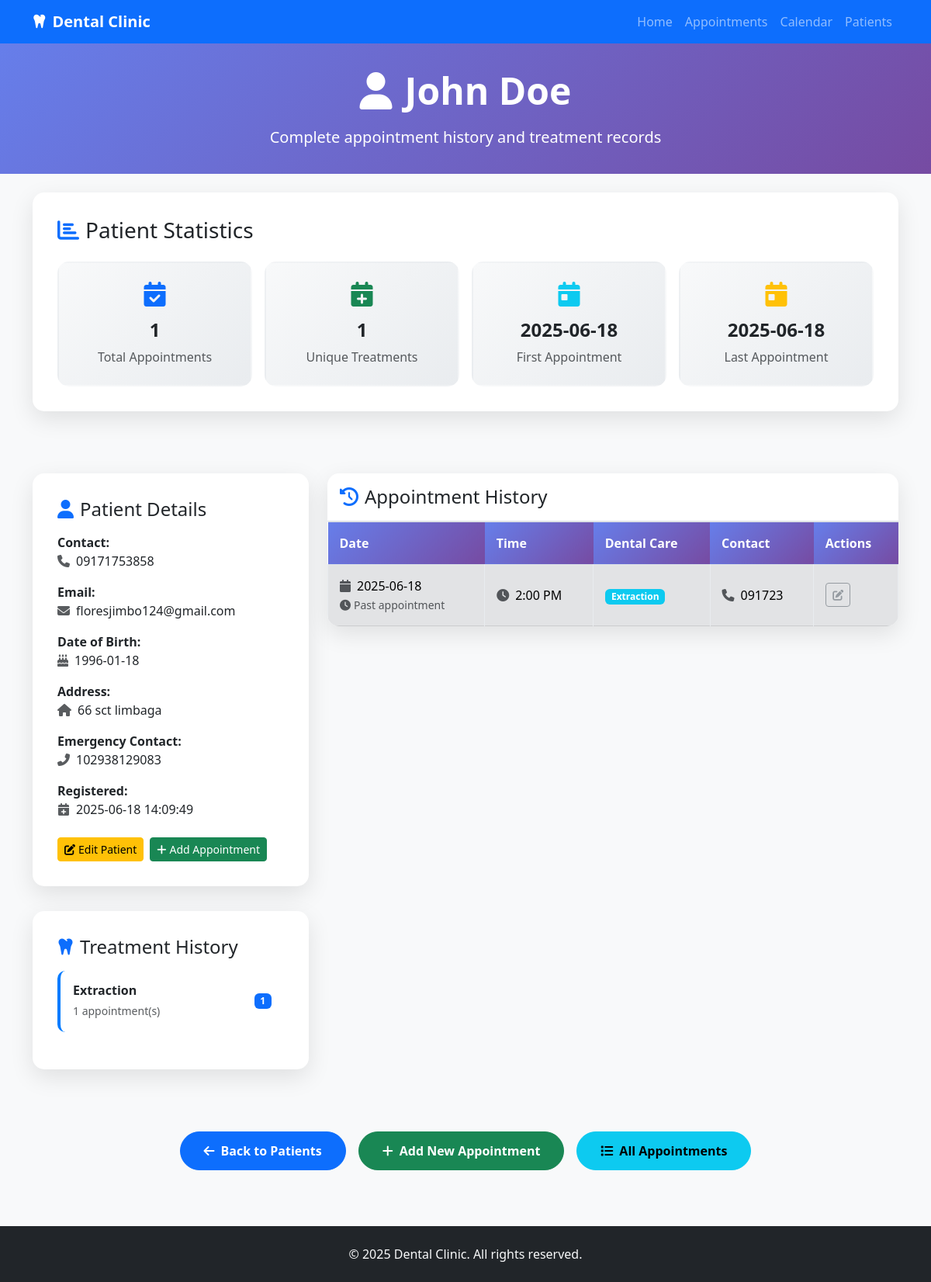
Page /patient/John Doe on the earlier database version.
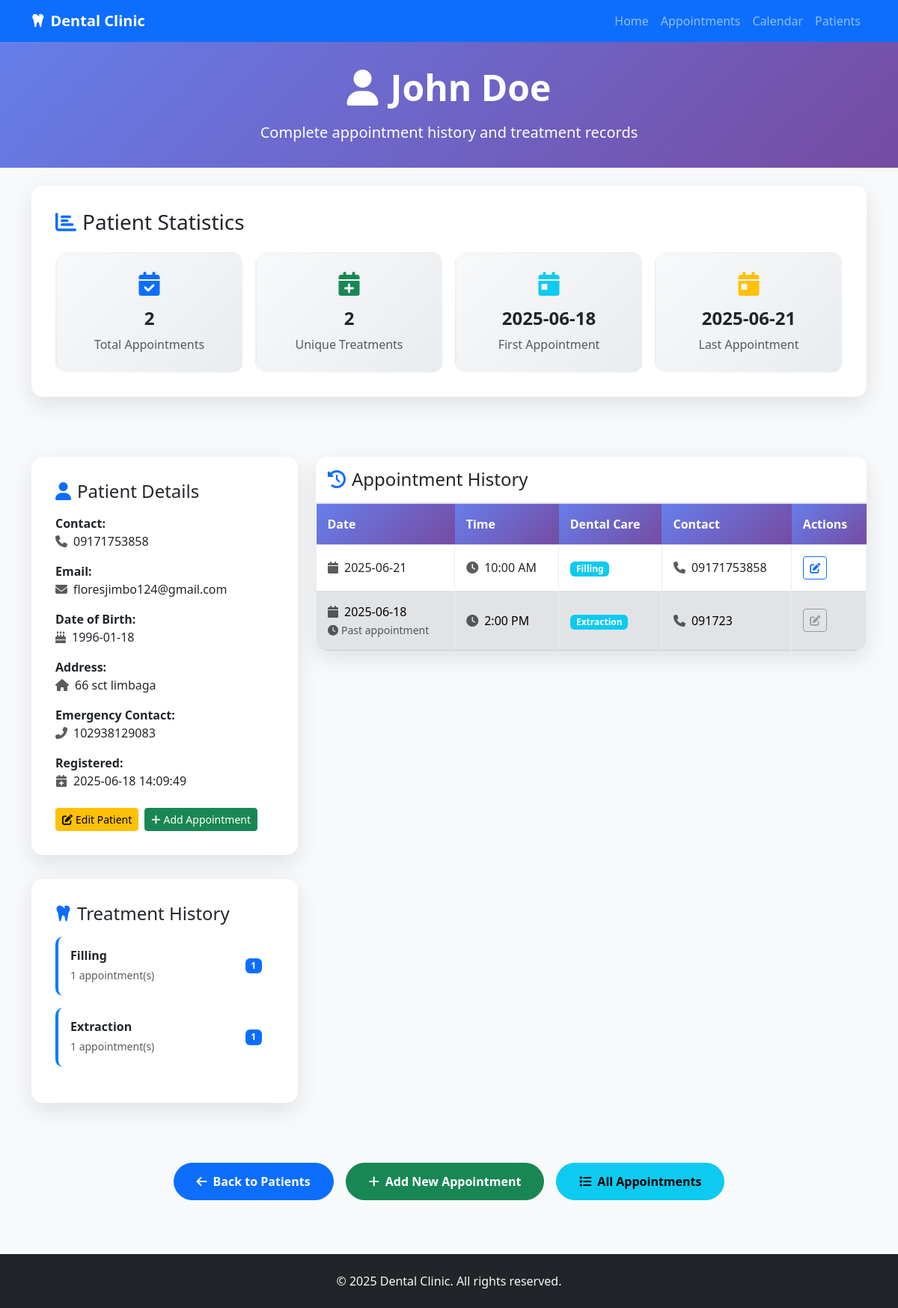
Same page on the later database version.
### tables this page shows
CREATE TABLE "Appointments" (
                    ID INTEGER PRIMARY KEY AUTOINCREMENT,
                    PatientName TEXT NOT NULL,
                    Contact TEXT NOT NULL,
                    Date TEXT NOT NULL,
                    Time TEXT NOT NULL,
                    DentalCare TEXT NOT NULL
                );

### app.py (the view)
@app.route('/patient/<patient_name>')
def patient_history(patient_name):
    conn = sqlite3.connect(DB_FILE)
    cursor = conn.cursor()
    cursor.execute("SELECT * FROM Patients WHERE Name = ?", (patient_name,))
    patient = cursor.fetchone()
    if not patient:
        conn.close()
        return redirect('/patients')
    cursor.execute("""
        SELECT * FROM Appointments
        WHERE PatientName = ?
        ORDER BY Date DESC, Time DESC
    """, (patient_name,))
    appointments = cursor.fetchall()
    if appointments:
        cursor.execute("""
            SELECT COUNT(*) as total_appointments,
                   MIN(Date) as first_appointment,
                   MAX(Date) as last_appointment,
                   COUNT(DISTINCT DentalCare) as unique_treatments
            FROM Appointments
            WHERE PatientName = ?
        """, (patient_name,))
        stats = cursor.fetchone()
        cursor.execute("""
            SELECT DentalCare, COUNT(*) as treatment_count
            FROM Appointments
            WHERE PatientName = ?
            GROUP BY DentalCare
            ORDER BY treatment_count DESC
        """, (patient_name,))
        treatments = cursor.fetchall()
    else:
        stats = (0, None, None, 0)
        treatments = []
    conn.close()
    current_datetime = datetime.now().strftime('%Y-%m-%d %H:%M')
    return render_template('patient_history.html',
                         patient=patient,
                         patient_name=patient_name,
                         appointments=appointments,
                         stats=stats,
                         treatments=treatments,
                         current_datetime=current_datetime)

### app.py (called while the page is built)
@app.template_filter('ampm')
def ampm_filter(value):
    try:
        t = datetime.strptime(value, "%H:%M")
        return t.strftime("%I:%M %p").lstrip('0')
    except Exception:
        return value  # fallback if parsing fails

### templates/patient_history.html (shortened to what the changed rows need)
<!DOCTYPE html>
<html lang="en">
<head>
    <link href="https://cdn.jsdelivr.net/npm/bootstrap@5.3.0/dist/css/bootstrap.min.css" rel="stylesheet">
    <link href="https://cdnjs.cloudflare.com/ajax/libs/font-awesome/6.4.0/css/all.min.css" rel="stylesheet">
</head>
<body class="bg-light">
    <section class="page-header">
        <div class="container text-center">
            <h1 class="display-5 fw-bold mb-3">
                <i class="fas fa-user me-3"></i>{{ patient_name }}
            </h1>
        </div>
    </section>
    <section class="py-4">
        <div class="container">
            <div class="stats-container">
                <div class="row g-3">
                    <div class="col-md-3">
                        <div class="stats-card">
                            <i class="fas fa-calendar-check fa-2x text-primary mb-3"></i>
                            <h4 class="fw-bold">{{ stats[0] }}</h4>
                            <p class="text-muted mb-0">Total Appointments</p>
                        </div>
                    </div>
                    <div class="col-md-3">
                        <div class="stats-card">
                            <i class="fas fa-calendar-plus fa-2x text-success mb-3"></i>
                            <h4 class="fw-bold">{{ stats[3] }}</h4>
                            <p class="text-muted mb-0">Unique Treatments</p>
                        </div>
                    </div>
                    <div class="col-md-3">
                        <div class="stats-card">
                            <i class="fas fa-calendar-day fa-2x text-warning mb-3"></i>
                            <h4 class="fw-bold">{{ stats[2] or 'N/A' }}</h4>
                            <p class="text-muted mb-0">Last Appointment</p>
                        </div>
                    </div>
                </div>
            </div>
        </div>
    </section>
    <section class="py-4">
        <div class="container">
            <div class="row">
                <div class="col-lg-4">
                    <div class="stats-container mt-4">
                        {% if treatments %}
                            {% for treatment in treatments %}
                            <div class="treatment-card">
                                <div class="d-flex justify-content-between align-items-center">
                                    <div>
                                        <h6 class="mb-1 fw-bold">{{ treatment[0] }}</h6>
                                        <small class="text-muted">{{ treatment[1] }} appointment(s)</small>
                                    </div>
                                    <span class="badge bg-primary">{{ treatment[1] }}</span>
                                </div>
                            </div>
                            {% endfor %}
                        {% else %}
                            <div class="text-center text-muted">
                                <i class="fas fa-info-circle fa-2x mb-3"></i>
                                <p>No treatment history available</p>
                            </div>
                        {% endif %}
                    </div>
                </div>
                <div class="col-lg-8">
                    <div class="history-container">
                        {% if appointments %}
                        <div class="table-responsive">
                            <table class="table table-hover table-bordered align-middle mb-0">
                                <thead>
                                    <tr>
                                        <th>Date</th>
                                        <th>Time</th>
                                        <th>Dental Care</th>
                                        <th>Contact</th>
                                        <th>Actions</th>
                                    </tr>
                                </thead>
                                <tbody>
                                    {% for appointment in appointments %}
                                    {% set appointment_datetime = appointment[3] + ' ' + appointment[4] %}
                                    {% set is_past_appointment = appointment_datetime < current_datetime %}
                                    <tr class="{% if is_past_appointment %}table-secondary{% endif %}">
                                        <td>
                                            <i class="fas fa-calendar me-2 text-muted"></i>{{ appointment[3] }}
                                            {% if is_past_appointment %}
                                            <br><small class="text-muted"><i class="fas fa-clock me-1"></i>Past appointment</small>
                                            {% endif %}
                                        </td>
                                        <td>
                                            <i class="fas fa-clock me-2 text-muted"></i>{{ appointment[4]|ampm }}
                                        </td>
                                        <td>
                                            <span class="badge bg-info">{{ appointment[5] }}</span>
                                        </td>
                                        <td>
                                            <i class="fas fa-phone me-2 text-muted"></i>{{ appointment[2] }}
                                        </td>
                                        <td>
                                            <div class="btn-group btn-group-sm" role="group">
                                                {% if is_past_appointment %}
                                                <button class="btn btn-outline-secondary" disabled title="Cannot edit past appointments">
                                                    <i class="fas fa-edit"></i>
                                                </button>
                                                {% else %}
                                                <a href="/edit/{{ appointment[0] }}" class="btn btn-outline-primary" title="Edit">
                                                    <i class="fas fa-edit"></i>
                                                </a>
                                                {% endif %}
                                            </div>
                                        </td>
                                    </tr>
                                    {% endfor %}
                                </tbody>
                            </table>
                        </div>
                        {% endif %}
                    </div>
                </div>
            </div>
        </div>
    </section>
</body>
</html>

Differences in the rows shown:
added Appointments: Date "2025-06-21", Time "10:00 AM", DentalCare "Filling", Contact "09171753858"
Other differences:
{{ stats[0] }}: "1" → "2"
{{ stats[3] }}: "1" → "2"
{{ stats[2] or 'N/A' }}: "2025-06-18" → "2025-06-21"
new list line: "Filling 1 appointment(s) 1"
